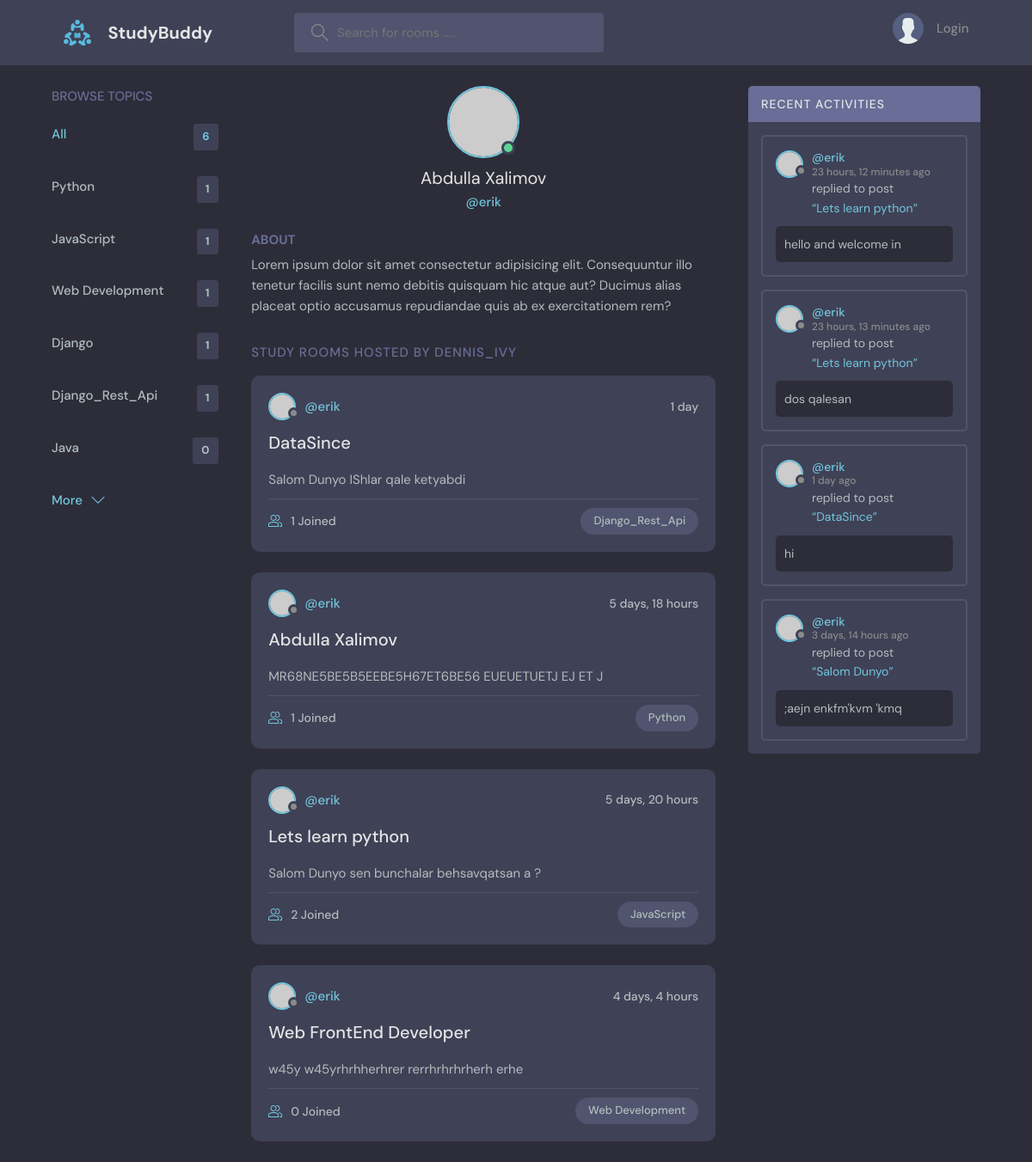
The app's page /profile/2/ with its own data.
### base/models.py (models this page shows)
class Topic(models.Model):
    name = models.CharField(max_length=200)
    def __str__(self) -> str:
        return self.name

class Room(models.Model):
    host = models.ForeignKey(User, on_delete=models.SET_NULL, null=True)
    topic = models.ForeignKey(Topic, on_delete=models.SET_NULL, null=True)
    participants = models.ManyToManyField(User, related_name='participants', blank=True)
    name = models.CharField(max_length=200)
    description = models.TextField()
    updated = models.DateTimeField(auto_now=True)
    created = models.DateTimeField(auto_now_add=True)
    class Meta:
        ordering = ['-updated', '-created']
    def __str__(self) -> str:
        return self.name

class Message(models.Model):
    user = models.ForeignKey(User, on_delete=models.CASCADE)
    room = models.ForeignKey(Room, on_delete=models.CASCADE)
    body = models.TextField()
    updated = models.DateTimeField(auto_now=True)
    date = models.DateTimeField(auto_now_add=True)
    class Meta:
        ordering = ['-updated', '-date']
    def __str__(self):
        return self.body[0:20]

### base/views.py (the view)
# urls.py: path("profile/<str:pk>/", views.profile, name="profile"),
def profile(request, pk):
    user = User.objects.get(id=pk)
    rooms = user.room_set.all()
    room_messages = user.message_set.all()
    topics = Topic.objects.all()
    count_topics = topics.count()
    context = {'user': user, 'rooms': rooms, 'room_messages': room_messages,
               'topics': topics, 'count_topics': count_topics, }
    return render(request, 'profile.html', context)

### base/templates/profile.html (shortened to what this page needs)
{% extends 'main.html' %}
{% load static %}
{% block content %}
    <main class="profile-page layout layout--3">
        <div class="container">
          {% include 'topics_component.html' %}
          <div class="roomList">
            <div class="profile">
              <div class="profile__avatar">
                <div class="avatar avatar--large active">
                  <img src="https://randomuser.me/api/portraits/men/11.jpg" />
                </div>
              </div>
              <div class="profile__info">
                <h3>{{user.first_name}}  {{user.last_name}}</h3>
                <p>@{{user.username}}</p>
              </div>
              <div class="profile__about">
                <h3>About</h3>
                <p>
                  Lorem ipsum dolor sit amet consectetur adipisicing elit. Consequuntur illo tenetur
                  facilis sunt nemo debitis quisquam hic atque aut? Ducimus alias placeat optio
                  accusamus repudiandae quis ab ex exercitationem rem?
                </p>
              </div>
            </div>
            <div class="roomList__header">
              <div>
                <h2>Study Rooms Hosted by dennis_ivy</a>
                </h2>
              </div>
            </div>
            {% include 'feed_component.html' %}
          </div>
          {% include 'activity_component.html' %}
        </div>
      </main>
{% endblock %}

### templates/main.html (shortened to what this page needs)
<!DOCTYPE html>
{% load static %}
<html lang="en">
<head>
    <link rel="stylesheet" href="{% static 'styles/style.css' %}" />
</head>
<body>
    {% include 'navbar.html' %}
    {% block content %}
    {% endblock %}
</body>
</html>

### templates/navbar.html (shortened to what this page needs)
{% load static %}
<header class="header header--loggedIn">
   <div class="container">
      <a href="{% url 'home' %}" class="header__logo">
         <img src="{% static 'assets/logo.svg' %}" />
         <h1>StudyBuddy</h1>
      </a>
      <form class="header__search" method="GET" action="{% url 'home' %}">
         <label>
            <input type="text" name="q" id="" placeholder="Search for rooms .....">
         </label>
      </form>
      <nav class="header__menu">
         {% if request.user.is_authenticated %}
            <div class="header__user">
               <a href="{% url 'profile' request.user.id %}">
                  <div class="avatar avatar--medium active">
                     <img src="https://randomuser.me/api/portraits/men/37.jpg" />
                  </div>
                  <p>{{request.user.first_name}} <span>@{{request.user.username}}</span></p>
               </a>
               <button class="dropdown-button">
                  <svg version="1.1" xmlns="http://www.w3.org/2000/svg" width="32" height="32" viewBox="0 0 32 32">
                     <title>chevron-down</title>
                     <path d="M16 21l-13-13h-3l16 16 16-16h-3l-13 13z"></path>
                  </svg>
               </button>
            </div>
            <div class="dropdown-menu">
               <a href="{% url 'update_user' %}" class="dropdown-link">
                  <svg version="1.1" xmlns="http://www.w3.org/2000/svg"
                     width="32" height="32" viewBox="0 0 32 32">
                     <title>tools</title>
                     <path
                        d="M27.465 32c-1.211 0-2.35-0.471-3.207-1.328l-9.392-9.391c-2.369 0.898-4.898 0.951-7.355 0.15-3.274-1.074-5.869-3.67-6.943-6.942-0.879-2.682-0.734-5.45 0.419-8.004 0.135-0.299 0.408-0.512 0.731-0.572 0.32-0.051 0.654 0.045 0.887 0.277l5.394 5.395 3.586-3.586-5.394-5.395c-0.232-0.232-0.336-0.564-0.276-0.887s0.272-0.596 0.572-0.732c2.552-1.152 5.318-1.295 8.001-0.418 3.274 1.074 5.869 3.67 6.943 6.942 0.806 2.457 0.752 4.987-0.15 7.358l9.392 9.391c0.844 0.842 1.328 2.012 1.328 3.207-0 2.5-2.034 4.535-4.535 4.535zM15.101 19.102c0.26 0 0.516 0.102 0.707 0.293l9.864 9.863c0.479 0.479 1.116 0.742 1.793 0.742 1.398 0 2.535-1.137 2.535-2.535 0-0.668-0.27-1.322-0.742-1.793l-9.864-9.863c-0.294-0.295-0.376-0.74-0.204-1.119 0.943-2.090 1.061-4.357 0.341-6.555-0.863-2.631-3.034-4.801-5.665-5.666-1.713-0.561-3.468-0.609-5.145-0.164l4.986 4.988c0.391 0.391 0.391 1.023 0 1.414l-5 5c-0.188 0.188-0.441 0.293-0.707 0.293s-0.52-0.105-0.707-0.293l-4.987-4.988c-0.45 1.682-0.397 3.436 0.164 5.146 0.863 2.631 3.034 4.801 5.665 5.666 2.2 0.721 4.466 0.604 6.555-0.342 0.132-0.059 0.271-0.088 0.411-0.088z">
                     </path>
                  </svg>
                  Settings</a>
               <a href="{% url 'logout' %}" class="dropdown-link">
                  <svg version="1.1" xmlns="http://www.w3.org/2000/svg"
                     width="32" height="32" viewBox="0 0 32 32">
                     <title>sign-out</title>
                     <path
                        d="M3 0h22c0.553 0 1 0 1 0.553l-0 3.447h-2v-2h-20v28h20v-2h2l0 3.447c0 0.553-0.447 0.553-1 0.553h-22c-0.553 0-1-0.447-1-1v-30c0-0.553 0.447-1 1-1z">
                     </path>
                     <path
                        d="M21.879 21.293l1.414 1.414 6.707-6.707-6.707-6.707-1.414 1.414 4.293 4.293h-14.172v2h14.172l-4.293 4.293z">
                     </path>
                  </svg>
                  Logout
               </a>
            </div>
         {% else %}
            <a href="{% url 'login' %}">
               <img src="/static/assets/avatar.svg" />
               <p>Login</p>
            </a>
         {% endif %}
      </nav>
   </div>
</header>

### base/templates/topics_component.html
<div class="topics">
  <div class="topics__header">
    <h2>Browse Topics</h2>
  </div>
  <ul class="topics__list">
    <li>
      <a href="/" class="active">All <span>{{count_topics}}</span></a>
    </li>
    {% for topic in topics %}
    <li>
      <a href="{% url 'home' %}?q={{topic.name}}">{{topic.name}} <span>{{topic.room_set.all.count}} </span> </a>
    </li>
    {% endfor %}
  </ul>
  <a class="btn btn--link" href="{% url 'topics_page' %}">
    More
    <svg
      version="1.1"
      xmlns="http://www.w3.org/2000/svg"
      width="32"
      height="32"
      viewBox="0 0 32 32"
    >
      <title>chevron-down</title>
      <path d="M16 21l-13-13h-3l16 16 16-16h-3l-13 13z"></path>
    </svg>
  </a>
</div>

### base/templates/feed_component.html (shortened to what this page needs)
    {% for room in rooms %}
    <div class="roomListRoom">
      <div class="roomListRoom__header">
        <a href="{% url 'profile' room.host.id %}" class="roomListRoom__author">
          <div class="avatar avatar--small">
            <img src="https://randomuser.me/api/portraits/women/11.jpg" />
          </div>
          <span>@{{room.host.username}}</span>
        </a>
        <div class="roomListRoom__actions">
          <span>{{room.created|timesince}}</span>
        </div>
      </div>
      <div class="roomListRoom__content">
        <a href="{% url 'room' room.id %}">{{room.name}}</a>
        <p>
          {{room.description}}
        </p>
      </div>
      <div class="roomListRoom__meta">
        <a href="{% url 'room' room.id %}" class="roomListRoom__joined">
          {{ room.participants.all.count }} Joined
        </a>
        <p class="roomListRoom__topic">{{room.topic}}</p>
      </div>
    </div>
    {% endfor %}

### base/templates/activity_component.html (shortened to what this page needs)
<div class="activities">
  <div class="activities__header">
    <h2>Recent Activities</h2>
  </div>
  {% for message in room_messages %}
    <div class="activities__box">
      <div class="activities__boxHeader roomListRoom__header">
        <a href="{% url 'profile' message.user.id %}" class="roomListRoom__author">
          <div class="avatar avatar--small">
            <img src="https://randomuser.me/api/portraits/women/11.jpg" />
          </div>
          <p>
            @{{message.user}}
            <span>{{message.date|timesince}} ago</span>
          </p>
        </a>
      </div>
      <div class="activities__boxContent">
        <p>
          replied to post
          <a href="{% url 'room' message.room.id %}">“{{message.room}}”
          </a>
        </p>
        <div class="activities__boxRoomContent">
          {{message}}
        </div>
      </div>
    </div>
  {% endfor %}
</div>

### records on screen
Topic: name "Python", room_set.all.count "1"
Topic: name "JavaScript", room_set.all.count "1"
Topic: name "Web Development", room_set.all.count "1"
Topic: name "Django", room_set.all.count "1"
Topic: name "Django_Rest_Api", room_set.all.count "1"
Topic: name "Java", room_set.all.count "0"
Room: host.username "erik", created "1 day", name "DataSince", description "Salom Dunyo IShlar qale ketyabdi", participants.all.count "1", topic "Django_Rest_Api"
Room: host.username "erik", created "5 days, 18 hours", name "Abdulla Xalimov", description "MR68NE5BE5B5EEBE5H67ET6BE56 EUEUETUETJ EJ ET J", participants.all.count "1", topic "Python"
Room: host.username "erik", created "5 days, 20 hours", name "Lets learn python", description "Salom Dunyo sen bunchalar behsavqatsan a ?", participants.all.count "2", topic "JavaScript"
Room: host.username "erik", created "4 days, 4 hours", name "Web FrontEnd Developer", description "w45y w45yrhrhherhrer rerrhrhrhrherh erhe", participants.all.count "0", topic "Web Development"
Message: user "erik", date "23 hours, 12 minutes", room "Lets learn python", body "hello and welcome in"
Message: user "erik", date "23 hours, 13 minutes", room "Lets learn python", body "dos qalesan"
Message: user "erik", date "1 day", room "DataSince", body "hi"
Message: user "erik", date "3 days, 14 hours", room "Salom Dunyo", body ";aejn enkfm'kvm 'kmq"

### other values on screen
{{ count_topics }} "6"
{{ user.first_name }} "Abdulla"
{{ user.last_name }} "Xalimov"
{{ user.username }} "erik"
